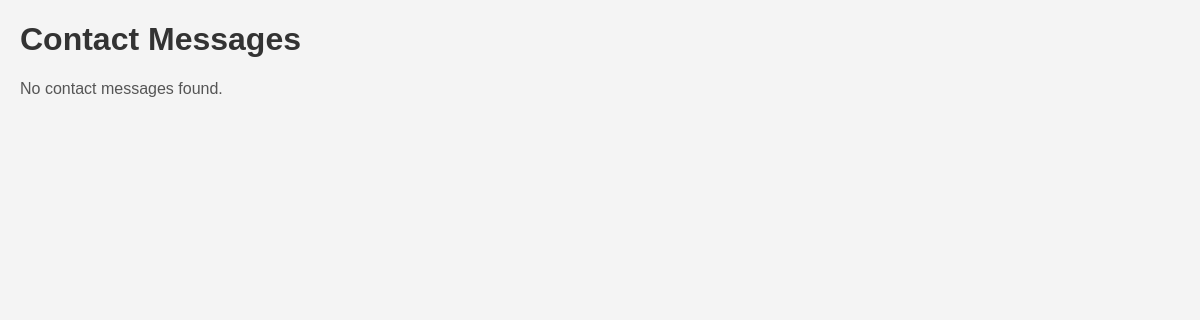
Page /admin/admin-contact.php on the earlier database version.
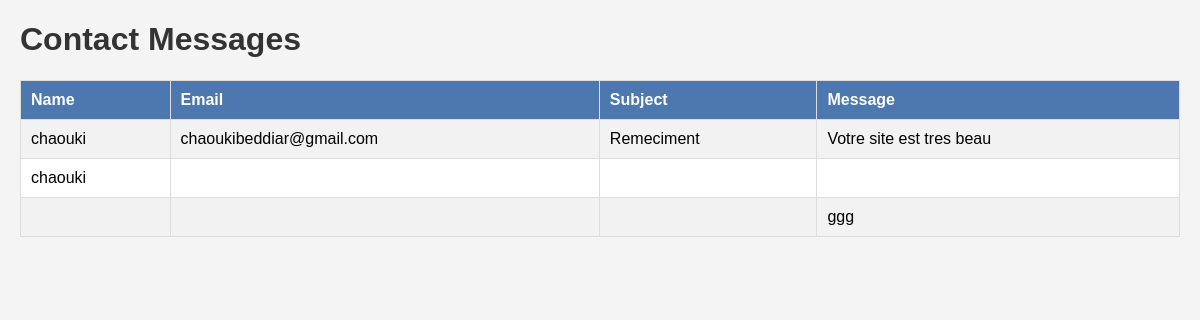
Same page on the later database version.
### tables this page shows
CREATE TABLE `contact_messages` (
  `id` int(11) NOT NULL,
  `name` varchar(255) NOT NULL,
  `email` varchar(255) NOT NULL,
  `subject` varchar(255) NOT NULL,
  `message` text NOT NULL,
  `created_at` timestamp NULL DEFAULT current_timestamp()
);

### admin/admin-contact.php (the view, shortened to what this page needs)
<!DOCTYPE html>
<html lang="en">
<head>
    <link rel="stylesheet" href="contact.css">
</head>
<body>
    <?php
    $connection = new mysqli("localhost", "root", "", "AG");
    $select_query = "SELECT * FROM contact_messages";
    $result = $connection->query($select_query);
    if ($result->num_rows > 0) {
        $messages = $result->fetch_all(MYSQLI_ASSOC);
    } else {
        $messages = array();
    }
    ?>
    <h1>Contact Messages</h1>
    <?php if (!empty($messages)): ?>
        <table border="1">
            <tr>
                <th>Name</th>
                <th>Email</th>
                <th>Subject</th>
                <th>Message</th>
            </tr>
            <?php foreach ($messages as $message): ?>
                <tr>
                    <td>
                        <?php echo $message['name']; ?>
                    </td>
                    <td>
                        <?php echo $message['email']; ?>
                    </td>
                    <td>
                        <?php echo $message['subject']; ?>
                    </td>
                    <td>
                        <?php echo $message['message']; ?>
                    </td>
                </tr>
            <?php endforeach; ?>
        </table>
    <?php else: ?>
        <p>No contact messages found.</p>
    <?php endif; ?>
</body>
</html>

### admin/contact.css (style rules this page uses)
body { font-family: Arial, sans-serif; margin: 20px; background-color: #f4f4f4; }
h1 { color: #333; }
table { width: 100%; border-collapse: collapse; margin-top: 20px; background-color: #fff; }
th, td { padding: 10px; border: 1px solid #ddd; text-align: left; }
th { background-color: #4c77af; color: white; }
tr:nth-child(even) { background-color: #f2f2f2; }
p { color: #555; }

Differences in the rows shown:
added contact_messages: name "chaouki", email "chaoukibeddiar@gmail.com", subject "Remeciment", message "Votre site est tres beau"
added contact_messages: name "chaouki"
added contact_messages: message "ggg"
Other differences:
text no longer shown: "No contact messages found."
text now shown: "Name Email Subject Message"
